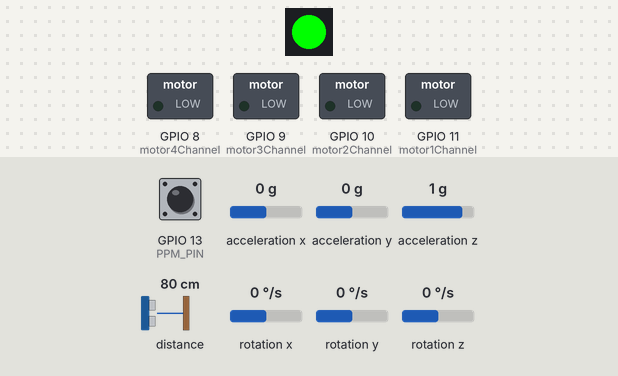
This sketch was run on a simulated ESP32-S3. Parts: 1 RGB LEDs in strip order, left to right, switched loads named in the sketch (green lamp = pin HIGH). Wiring (inferred from the names in the program): MPU-6050 motion sensor at I2C address 0x68. Inputs (shaded band) come from the test bench; at power-on: GPIO 13 (PPM_PIN) HIGH, acceleration x 0 g, acceleration y 0 g, acceleration z 1 g, distance to the obstacle 80 cm, rotation x 0 °/s, rotation y 0 °/s, rotation z 0 °/s. Pins used as bus, display or sensor lines are not drawn.

Above: at 4.4 s.
At 5.4 s:
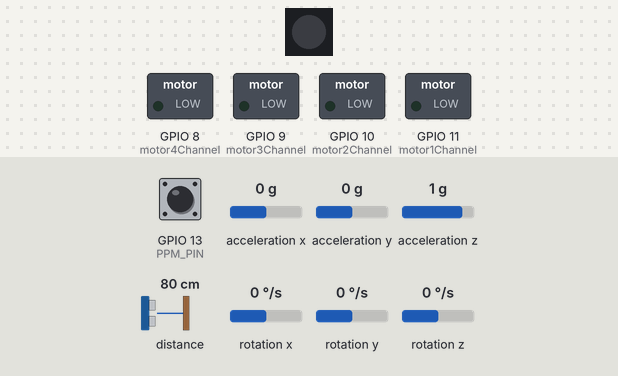
Timing chart, 0 to 6.9 s (numbered marks = the images above):
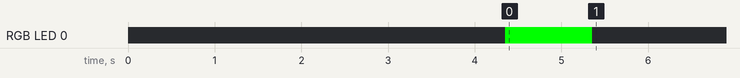

Measured:
- by itself, RGB LED 0: off → RGB(0, 255, 0) at 4.4 s, → off 1.0 s later

The sketch:

ESP32_S3_Tiny_Quad_anglemode_kalman_filter_pid_alt_hold.ino
```cpp
#include <Wire.h>
#include <math.h>
#include <Adafruit_NeoPixel.h>
#include <VL53L0X.h>

// ==== Define the pin for the built-in LED. Change this if needed ====
#define LED_PIN 48
#define NUM_LEDS 1

// ===== PPM Definitions =====
#define PPM_PIN 13             // PPM signal pin
#define NUM_CHANNELS 8         // Total channels in the PPM stream
#define PPM_SYNC_THRESHOLD 3000 // Sync pulse threshold in µs
#define CHANNEL_MIN 1000       // Minimum valid pulse width in µs
#define CHANNEL_MAX 2000       // Maximum valid pulse width in µs

// ===== Custom I2C Pins =====
#define CUSTOM_SDA_PIN 3   // Example: GPIO3
#define CUSTOM_SCL_PIN 4   // Example: GPIO4

// ===== Flight Controller / PID Declarations =====
uint32_t LoopTimer;
volatile float MotorInput1, MotorInput2, MotorInput3, MotorInput4;
volatile float RatePitch, RateRoll, RateYaw;
float RateCalibrationPitch, RateCalibrationRoll, RateCalibrationYaw;
float AccXCalibration, AccYCalibration, AccZCalibration;

// Global variables for PPM
volatile int ReceiverValue[NUM_CHANNELS] = {1500,1500,1000,1500,1500,1500,1500,1500};
volatile int channelIndex = 0;
volatile unsigned long lastTime = 0;
int channelValues[NUM_CHANNELS];

float PAngleRoll = 2;       float PAnglePitch = PAngleRoll;
float IAngleRoll = 0.5;     float IAnglePitch = IAngleRoll;
float DAngleRoll = 0.007;   float DAnglePitch = DAngleRoll;

float PRateRoll = 0.625;    float PRatePitch = PRateRoll;
float IRateRoll = 2.1;      float IRatePitch = IRateRoll;
float DRateRoll = 0.0088;   float DRatePitch = DRateRoll;

float PRateYaw = 4;
float IRateYaw = 3;
float DRateYaw = 0;

// Throttle limits
int ThrottleIdle = 1170;
int ThrottleCutOff = 1000;
int led_time = 500;

volatile float PtermRoll, ItermRoll, DtermRoll, PIDOutputRoll;
volatile float PtermPitch, ItermPitch, DtermPitch, PIDOutputPitch;
volatile float PtermYaw, ItermYaw, DtermYaw, PIDOutputYaw;
volatile float KalmanGainPitch, KalmanGainRoll;

volatile float DesiredRateRoll, DesiredRatePitch, DesiredRateYaw;
volatile float ErrorRateRoll, ErrorRatePitch, ErrorRateYaw;
volatile float InputRoll, InputThrottle, InputPitch, InputYaw;
volatile float PrevErrorRateRoll, PrevErrorRatePitch, PrevErrorRateYaw;
volatile float PrevItermRateRoll, PrevItermRatePitch, PrevItermRateYaw;
volatile float PIDReturn[] = {0, 0, 0};

// Kalman filters for angle mode
volatile float AccX, AccY, AccZ;
volatile float AngleRoll, AnglePitch;
volatile float KalmanAngleRoll = 0, KalmanUncertaintyAngleRoll = 4; // (2*2)
volatile float KalmanAnglePitch = 0, KalmanUncertaintyAnglePitch = 4;
volatile float Kalman1DOutput[] = {0, 0};
volatile float DesiredAngleRoll, DesiredAnglePitch;
volatile float ErrorAngleRoll, ErrorAnglePitch;
volatile float PrevErrorAngleRoll, PrevErrorAnglePitch;
volatile float PrevItermAngleRoll, PrevItermAnglePitch;

// Battery Parameters
float Voltage;

// PWM configuration: using LEDC peripheral
const int pwmFrequency = 20000; // 20 kHz PWM frequency
const int pwmResolution = 8;    // 8-bit resolution (0 to 255)

// Assign each motor to a unique LEDC channel
const int motor1Channel = 11;
const int motor2Channel = 10;
const int motor3Channel = 9;
const int motor4Channel = 8;

// Time step (seconds)
const float t = 0.004;

Adafruit_NeoPixel strip(NUM_LEDS, LED_PIN, NEO_GRB + NEO_KHZ800);

// ===== Altitude Hold Variables using VL53L0X =====
VL53L0X altSensor;  // VL53L0X instance for altitude
unsigned long lastAltUpdate = 0;   // Timing variable for altitude updates
float currentAltitude = 0.0;         // Measured altitude in meters
float altitudeIntegral = 0.0;
float lastAltitudeError = 0.0;
float altitudePIDOutput = 0.0;
// PID gains for altitude hold (tune these for your system)
float Kp_alt = 3.5;
float Ki_alt = 0.0015;
float Kd_alt = 0.01;

// Map the throttle channel (range: 1000 to 1800) to a desired altitude (0.5 m to 3.0 m)
float getDesiredAltitude() {
  int throttle = ReceiverValue[2];
  throttle = constrain(throttle, 1000, 1800);
  float desiredAlt = ((float)(throttle - 1000) / 800.0) * (3.0 - 0.5) + 0.5;
  return desiredAlt;
}

// ===== PPM Interrupt Handler =====
void IRAM_ATTR ppmInterruptHandler() {
  unsigned long currentTime = micros();
  unsigned long pulseWidth = currentTime - lastTime;
  lastTime = currentTime;
  if (pulseWidth > PPM_SYNC_THRESHOLD) {
    channelIndex = 0;
  } else if (channelIndex < NUM_CHANNELS) {
    if (pulseWidth < CHANNEL_MIN) pulseWidth = CHANNEL_MIN;
    else if (pulseWidth > CHANNEL_MAX) pulseWidth = CHANNEL_MAX;
    ReceiverValue[channelIndex] = pulseWidth;
    channelIndex++;
  }
}

void battery_voltage(void) {
  Voltage = (float)analogRead(1) / 237; // Example conversion
}

void read_receiver(int *channelValues) {
  noInterrupts();
  for (int i = 0; i < NUM_CHANNELS; i++) {
    channelValues[i] = ReceiverValue[i];
  }
  interrupts();
}

// Simple 1D Kalman Filter for angle estimation
void kalman_1d(float KalmanState, float KalmanUncertainty, float KalmanInput, float KalmanMeasurement) {
  KalmanState = KalmanState + (t * KalmanInput);
  KalmanUncertainty = KalmanUncertainty + (t * t * 16); // (4 deg/s)^2
  float KalmanGain = KalmanUncertainty / (KalmanUncertainty + 9); // (3 deg)^2
  KalmanState = KalmanState + KalmanGain * (KalmanMeasurement - KalmanState);
  KalmanUncertainty = (1 - KalmanGain) * KalmanUncertainty;
  Kalman1DOutput[0] = KalmanState;
  Kalman1DOutput[1] = KalmanUncertainty;
}

void setup() {
  Serial.begin(115200);
  pinMode(LED_BUILTIN, OUTPUT);
  strip.begin();
  strip.show();
  for (int i = 0; i < 4; i++) {
    digitalWrite(LED_BUILTIN, HIGH);
    delay(led_time);
    digitalWrite(LED_BUILTIN, LOW);
    delay(led_time);
  }

  // Setup PPM Receiver
  pinMode(PPM_PIN, INPUT);
  attachInterrupt(digitalPinToInterrupt(PPM_PIN), ppmInterruptHandler, FALLING);
  delay(100);

  // Setup MPU6050 (I2C)
  Wire.setClock(400000);
  Wire.begin(CUSTOM_SDA_PIN, CUSTOM_SCL_PIN);
  delay(250);
  Wire.beginTransmission(0x68);
  Wire.write(0x6B);
  Wire.write(0x00);
  Wire.endTransmission();

  // Setup PWM for Motor Drivers using LEDC
  ledcAttach(motor1Channel, pwmFrequency, pwmResolution);
  ledcAttach(motor2Channel, pwmFrequency, pwmResolution);
  ledcAttach(motor3Channel, pwmFrequency, pwmResolution);
  ledcAttach(motor4Channel, pwmFrequency, pwmResolution);
  ledcWrite(motor1Channel, 0);
  ledcWrite(motor2Channel, 0);
  ledcWrite(motor3Channel, 0);
  ledcWrite(motor4Channel, 0);

  // Calibration Values (adjust as needed)
  RateCalibrationRoll  = 2.80;
  RateCalibrationPitch = -1.86;
  RateCalibrationYaw   = -1.47;
  AccXCalibration = 0.04;
  AccYCalibration = 0.01;
  AccZCalibration = 0.09;

  // Signal readiness with a green LED flash
  strip.setPixelColor(0, strip.Color(0, 255, 0));
  strip.show();
  delay(1000);
  strip.setPixelColor(0, strip.Color(0, 0, 0));
  strip.show();

  LoopTimer = micros();

  // Initialize the VL53L0X Sensor for Altitude Measurement
  altSensor.setTimeout(500);
  if (!altSensor.init()) {
    Serial.println("Failed to detect and initialize VL53L0X!");
    while (1);
  }
  altSensor.startContinuous();
  lastAltUpdate = micros();
}

void loop() {
  read_receiver(channelValues);

  // ----- Read MPU6050 Data -----
  Wire.beginTransmission(0x68);
  Wire.write(0x1A);
  Wire.write(0x05);
  Wire.endTransmission();
  Wire.beginTransmission(0x68);
  Wire.write(0x1C);
  Wire.write(0x10);
  Wire.endTransmission();
  Wire.beginTransmission(0x68);
  Wire.write(0x3B);
  Wire.endTransmission();
  Wire.requestFrom(0x68, 6);
  int16_t AccXLSB = Wire.read() << 8 | Wire.read();
  int16_t AccYLSB = Wire.read() << 8 | Wire.read();
  int16_t AccZLSB = Wire.read() << 8 | Wire.read();

  Wire.beginTransmission(0x68);
  Wire.write(0x1B);
  Wire.write(0x8);
  Wire.endTransmission();
  Wire.beginTransmission(0x68);
  Wire.write(0x43);
  Wire.endTransmission();
  Wire.requestFrom(0x68, 6);
  int16_t GyroX = Wire.read() << 8 | Wire.read();
  int16_t GyroY = Wire.read() << 8 | Wire.read();
  int16_t GyroZ = Wire.read() << 8 | Wire.read();

  RateRoll  = (float)GyroX / 65.5;
  RatePitch = (float)GyroY / 65.5;
  RateYaw   = (float)GyroZ / 65.5;
  AccX = (float)AccXLSB / 4096;
  AccY = (float)AccYLSB / 4096;
  AccZ = (float)AccZLSB / 4096;

  // Apply calibration offsets
  RateRoll  -= RateCalibrationRoll;
  RatePitch -= RateCalibrationPitch;
  RateYaw   -= RateCalibrationYaw;
  AccX -= AccXCalibration;
  AccY -= AccYCalibration;
  AccZ -= AccZCalibration;

  // Calculate angles from accelerometer data
  AngleRoll  = atan(AccY / sqrt(AccX * AccX + AccZ * AccZ)) * 57.29;
  AnglePitch = -atan(AccX / sqrt(AccY * AccY + AccZ * AccZ)) * 57.29;

  kalman_1d(KalmanAngleRoll, KalmanUncertaintyAngleRoll, RateRoll, AngleRoll);
  KalmanAngleRoll = Kalman1DOutput[0];
  KalmanUncertaintyAngleRoll = Kalman1DOutput[1];
  kalman_1d(KalmanAnglePitch, KalmanUncertaintyAnglePitch, RatePitch, AnglePitch);
  KalmanAnglePitch = Kalman1DOutput[0];
  KalmanUncertaintyAnglePitch = Kalman1DOutput[1];

  // Clamp the estimated angles to ±20 degrees
  if (KalmanAngleRoll > 20) KalmanAngleRoll = 20;
  else if (KalmanAngleRoll < -20) KalmanAngleRoll = -20;
  if (KalmanAnglePitch > 20) KalmanAnglePitch = 20;
  else if (KalmanAnglePitch < -20) KalmanAnglePitch = -20;

  DesiredAngleRoll = 0.1 * (ReceiverValue[0] - 1500);
  DesiredAnglePitch = 0.1 * (ReceiverValue[1] - 1500);
  // Initially, use the receiver throttle
  InputThrottle = ReceiverValue[2];
  DesiredRateYaw = 0.15 * (ReceiverValue[3] - 1500);

  // ----- Attitude PID (Angle Mode) -----
  float ErrorAngleRoll = DesiredAngleRoll - KalmanAngleRoll;
  PtermRoll = PAngleRoll * ErrorAngleRoll;
  ItermRoll = PrevItermAngleRoll + (IAngleRoll * (ErrorAngleRoll + PrevErrorAngleRoll) * (t / 2));
  if (ItermRoll > 400) ItermRoll = 400;
  else if (ItermRoll < -400) ItermRoll = -400;
  DtermRoll = DAngleRoll * ((ErrorAngleRoll - PrevErrorAngleRoll) / t);
  PIDOutputRoll = PtermRoll + ItermRoll + DtermRoll;
  if (PIDOutputRoll > 400) PIDOutputRoll = 400;
  else if (PIDOutputRoll < -400) PIDOutputRoll = -400;
  DesiredRateRoll = PIDOutputRoll;
  PrevErrorAngleRoll = ErrorAngleRoll;
  PrevItermAngleRoll = ItermRoll;

  float ErrorAnglePitch = DesiredAnglePitch - KalmanAnglePitch;
  PtermPitch = PAnglePitch * ErrorAnglePitch;
  ItermPitch = PrevItermAnglePitch + (IAnglePitch * (ErrorAnglePitch + PrevErrorAnglePitch) * (t / 2));
  if (ItermPitch > 400) ItermPitch = 400;
  else if (ItermPitch < -400) ItermPitch = -400;
  DtermPitch = DAnglePitch * ((ErrorAnglePitch - PrevErrorAnglePitch) / t);
  PIDOutputPitch = PtermPitch + ItermPitch + DtermPitch;
  if (PIDOutputPitch > 400) PIDOutputPitch = 400;
  else if (PIDOutputPitch < -400) PIDOutputPitch = -400;
  DesiredRatePitch = PIDOutputPitch;
  PrevErrorAnglePitch = ErrorAnglePitch;
  PrevItermAnglePitch = ItermPitch;

  // ----- Rate PID Calculations -----
  ErrorRateRoll = DesiredRateRoll - RateRoll;
  ErrorRatePitch = DesiredRatePitch - RatePitch;
  ErrorRateYaw = DesiredRateYaw - RateYaw;

  PtermRoll = PRateRoll * ErrorRateRoll;
  ItermRoll = PrevItermRateRoll + (IRateRoll * (ErrorRateRoll + PrevErrorRateRoll) * (t / 2));
  if (ItermRoll > 400) ItermRoll = 400;
  else if (ItermRoll < -400) ItermRoll = -400;
  DtermRoll = DRateRoll * ((ErrorRateRoll - PrevErrorRateRoll) / t);
  PIDOutputRoll = PtermRoll + ItermRoll + DtermRoll;
  if (PIDOutputRoll > 400) PIDOutputRoll = 400;
  else if (PIDOutputRoll < -400) PIDOutputRoll = -400;
  InputRoll = PIDOutputRoll;
  PrevErrorRateRoll = ErrorRateRoll;
  PrevItermRateRoll = ItermRoll;

  PtermPitch = PRatePitch * ErrorRatePitch;
  ItermPitch = PrevItermRatePitch + (IRatePitch * (ErrorRatePitch + PrevErrorRatePitch) * (t / 2));
  if (ItermPitch > 400) ItermPitch = 400;
  else if (ItermPitch < -400) ItermPitch = -400;
  DtermPitch = DRatePitch * ((ErrorRatePitch - PrevErrorRatePitch) / t);
  PIDOutputPitch = PtermPitch + ItermPitch + DtermPitch;
  if (PIDOutputPitch > 400) PIDOutputPitch = 400;
  else if (PIDOutputPitch < -400) PIDOutputPitch = -400;
  InputPitch = PIDOutputPitch;
  PrevErrorRatePitch = ErrorRatePitch;
  PrevItermRatePitch = ItermPitch;

  PtermYaw = PRateYaw * ErrorRateYaw;
  ItermYaw = PrevItermRateYaw + (IRateYaw * (ErrorRateYaw + PrevErrorRateYaw) * (t / 2));
  if (ItermYaw > 400) ItermYaw = 400;
  else if (ItermYaw < -400) ItermYaw = -400;
  DtermYaw = DRateYaw * ((ErrorRateYaw - PrevErrorRateYaw) / t);
  PIDOutputYaw = PtermYaw + ItermYaw + DtermYaw;
  if (PIDOutputYaw > 400) PIDOutputYaw = 400;
  else if (PIDOutputYaw < -400) PIDOutputYaw = -400;
  InputYaw = PIDOutputYaw;
  PrevErrorRateYaw = ErrorRateYaw;
  PrevItermRateYaw = ItermYaw;

  if (InputThrottle > 1800) { InputThrottle = 1800; }

  // ----------- Altitude Hold using VL53L0X -----------
  // Update altitude hold every ~50ms
  unsigned long currentAltTime = micros();
  if (currentAltTime - lastAltUpdate >= 50000) {
    float dtAlt = (currentAltTime - lastAltUpdate) / 1000000.0; // dt in seconds
    lastAltUpdate = currentAltTime;

    uint16_t distance = altSensor.readRangeContinuousMillimeters();
    // If no timeout occurred, update current altitude (convert mm to m)
    if (!altSensor.timeoutOccurred()) {
      currentAltitude = distance / 1000.0;
    }

    float desiredAltitude = getDesiredAltitude();
    float altError = desiredAltitude - currentAltitude;
    altitudeIntegral += altError * dtAlt;
    float altitudeDerivative = (altError - lastAltitudeError) / dtAlt;
    altitudePIDOutput = Kp_alt * altError + Ki_alt * altitudeIntegral + Kd_alt * altitudeDerivative;
    lastAltitudeError = altError;

    // Use a fixed baseline throttle (1550 µs for hover) plus altitude correction
    InputThrottle = 1550 + altitudePIDOutput;
    if (InputThrottle > 1800) { InputThrottle = 1800; }
    if (InputThrottle < ThrottleIdle) { InputThrottle = ThrottleIdle; }
  }

  // ----- Motor Mixing -----
  MotorInput1 = (InputThrottle - InputRoll - InputPitch - InputYaw); // front right
  MotorInput2 = (InputThrottle - InputRoll + InputPitch + InputYaw); // rear right
  MotorInput3 = (InputThrottle + InputRoll + InputPitch - InputYaw); // rear left
  MotorInput4 = (InputThrottle + InputRoll - InputPitch + InputYaw); // front left

  MotorInput1 = constrain(MotorInput1, ThrottleIdle, 1999);
  MotorInput2 = constrain(MotorInput2, ThrottleIdle, 1999);
  MotorInput3 = constrain(MotorInput3, ThrottleIdle, 1999);
  MotorInput4 = constrain(MotorInput4, ThrottleIdle, 1999);

  // Disarm motors if throttle channel is too low
  if (ReceiverValue[2] < 1030) {
    MotorInput1 = MotorInput2 = MotorInput3 = MotorInput4 = ThrottleCutOff;
    PrevErrorRateRoll = PrevErrorRatePitch = PrevErrorRateYaw = 0;
    PrevItermRateRoll = PrevItermRatePitch = PrevItermRateYaw = 0;
    PrevErrorAngleRoll = PrevErrorAnglePitch = 0;
    PrevItermAngleRoll = PrevItermAnglePitch = 0;
  }

  // ----- Map Motor Input (µs) to PWM (0-255) -----
  int pwm1 = map(MotorInput1, 1000, 2000, 0, 255);
  int pwm2 = map(MotorInput2, 1000, 2000, 0, 255);
  int pwm3 = map(MotorInput3, 1000, 2000, 0, 255);
  int pwm4 = map(MotorInput4, 1000, 2000, 0, 255);

  pwm1 = constrain(pwm1, 0, 255);
  pwm2 = constrain(pwm2, 0, 255);
  pwm3 = constrain(pwm3, 0, 255);
  pwm4 = constrain(pwm4, 0, 255);

  ledcWrite(motor1Channel, pwm1);
  ledcWrite(motor2Channel, pwm2);
  ledcWrite(motor3Channel, pwm3);
  ledcWrite(motor4Channel, pwm4);

  while (micros() - LoopTimer < (t * 1000000)) {
    // Wait until next loop cycle
  }
  LoopTimer = micros();
}
```
